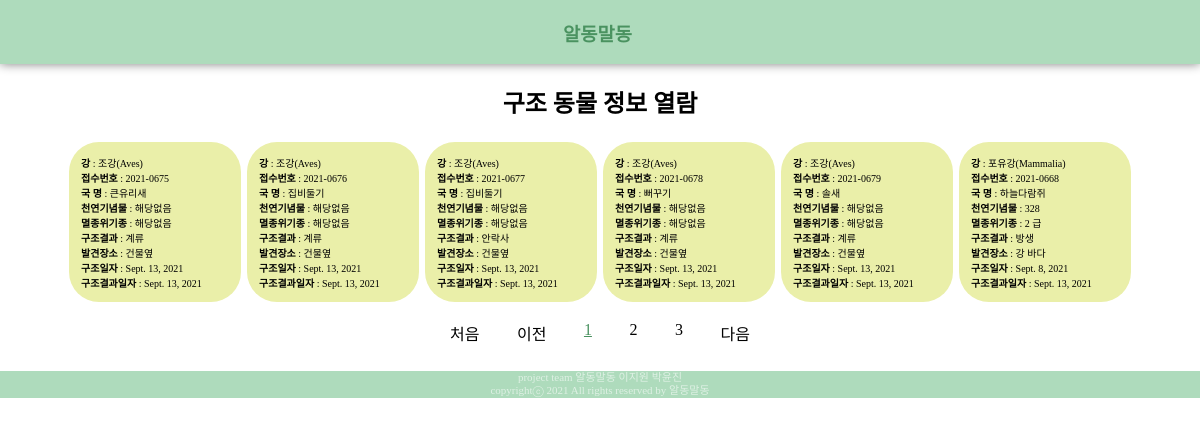
Page /sub1/rescue/ on the committed database.
### sub1app/models.py (models this page shows, shortened)
class AnimalInfo(models.Model):
    animal_class = models.CharField(max_length=50)#강
    infoNum = models.CharField(max_length=50)#접수번호
    name = models.CharField(max_length=50)#국명
    natural = models.CharField(max_length=50) #천연기념물여부
    endangered = models.CharField(max_length=50)#멸종위기종여부
    date_rescue = models.DateField()#구조일자
    date_result = models.DateField()#구조결과일자
    result = models.CharField(max_length=50)#구조결과
    discoverd_place = models.CharField(max_length=50)#발견장소

### sub1app/views.py (the view)
# urls.py: path('rescue/', views.rescue, name='rescue'),
def rescue(request):
    context={}
    contents = AnimalInfo.objects.all().order_by('-date_result', '-date_rescue')
    page = request.GET.get('page', 1) #페이지 디폴트 값1
    paginator = Paginator(contents, 6)
    page_obj = paginator.get_page(page)
    context['data'] = page_obj
    return render(request,'sub1app/rescue.html', context)

### sub1app/templates/sub1app/rescue.html
{% extends 'base.html' %}
{% load static %}
{% block style %}
    <link rel="stylesheet" href="{% static 'sub1app/rescue.css' %}"  type='text/css'>
{% endblock %}
{% block content %}
    <h2>구조 동물 정보 열람</h2>
    <div class="container">
        {% for datum in data %}
        <div class="inbox">
            <span><b>강</b> : {{datum.animal_class}}<br></span>
            <span><b>접수번호</b> : {{datum.infoNum}}<br></span>
            <span><b>국 명</b> : {{datum.name}}<br></span>
            <span><b>천연기념물</b> : {{datum.natural}}<br></span>
            <span><b>멸종위기종</b> : {{datum.endangered}}<br></span>
            <span><b>구조결과</b> : {{datum.result}}<br></span>
            <span><b>발견장소</b> : {{datum.discoverd_place}}<br></span>
            <span><b>구조일자</b> : {{datum.date_rescue}}<br></span>
            <span><b>구조결과일자</b> : {{datum.date_result}}<br></span>
        </div>
        {% endfor %}
    </div>
    <div class="pages">
        <ul class="pagination">
            <li class="page-item">
                <a class="page-link" href="?page=1">처음</a>
            </li>
            {% if results.has_previous %}
            <li class="page-item">
                <a class="page-link" href="?page={{ data.previous_page_number }}">이전</a>
            </li>
            {% else %}
            <li class="page-item">
                <a class="page-link" tabindex="-1" aria-disabled="true" href="#">이전</a>
            </li>
            {% endif %}
            {% for page_number in data.paginator.page_range %}
                {% if page_number >= data.number|add:-2 and page_number <= data.number|add:2 %}
                    {% if page_number == data.number %}
                    <li class="page-item-active">
                        <a class="page-link" href="?page={{ page_number }}">{{ page_number }}</a>
                    </li>
                    {% else %}
                    <li class="page-item">
                        <a class="page-link" href="?page={{ page_number }}">{{ page_number }}</a>
                    </li>
                    {% endif %}
                {% endif %}
            {% endfor %}
            {% if results.has_next %}
            <li class="page-item">
                <a class="page-link" href="?page={{ data.next_page_number }}">다음</a>
            </li>
            {% else %}
            <li class="page-item">
                <a class="page-link" tabindex="-1" aria-disabled="true" href="#">다음</a>
            </li>
            {% endif %}
        </ul>
    </div>
{% endblock %}

### static/base.css (style rules this page uses)
body { margin: 0px; background-color:white; font-family: 'SCDream'; }

### sub1app/static/sub1app/rescue.css (style rules this page uses)
.inbox { border-radius:30px; width: 160px; height: 160px; display: flex; margin: 3px; padding-left: 3px; flex-direction: column; justify-content: center; font-size:10px; background:#EAEFA9; padding-left:12px; }
.container { display: flex; align-items: center; justify-content: center; flex-wrap:wrap; }
.pagination { display:flex; width: 300px; justify-content: space-between; list-style-type: none; padding-inline-start: 0px; }
.page-link { color: black; text-decoration-line: none; }
.page-item-active a { color: #4A9260; text-decoration-line: underline; }

### rows in the picture
AnimalInfo: animal_class "조강(Aves)", infoNum "2021-0675", name "큰유리새", natural "해당없음", endangered "해당없음", result "계류", discoverd_place "건물옆", date_rescue "Sept. 13, 2021", date_result "Sept. 13, 2021"
AnimalInfo: animal_class "조강(Aves)", infoNum "2021-0676", name "집비둘기", natural "해당없음", endangered "해당없음", result "계류", discoverd_place "건물옆", date_rescue "Sept. 13, 2021", date_result "Sept. 13, 2021"
AnimalInfo: animal_class "조강(Aves)", infoNum "2021-0677", name "집비둘기", natural "해당없음", endangered "해당없음", result "안락사", discoverd_place "건물옆", date_rescue "Sept. 13, 2021", date_result "Sept. 13, 2021"
AnimalInfo: animal_class "조강(Aves)", infoNum "2021-0678", name "뻐꾸기", natural "해당없음", endangered "해당없음", result "계류", discoverd_place "건물옆", date_rescue "Sept. 13, 2021", date_result "Sept. 13, 2021"
AnimalInfo: animal_class "조강(Aves)", infoNum "2021-0679", name "솔새", natural "해당없음", endangered "해당없음", result "계류", discoverd_place "건물옆", date_rescue "Sept. 13, 2021", date_result "Sept. 13, 2021"
AnimalInfo: animal_class "포유강(Mammalia)", infoNum "2021-0668", name "하늘다람쥐", natural "328", endangered "2 급", result "방생", discoverd_place "강 바다", date_rescue "Sept. 8, 2021", date_result "Sept. 13, 2021"

### other values in the picture
{{ page_number }} "1"
{{ page_number }} "2" "3"
